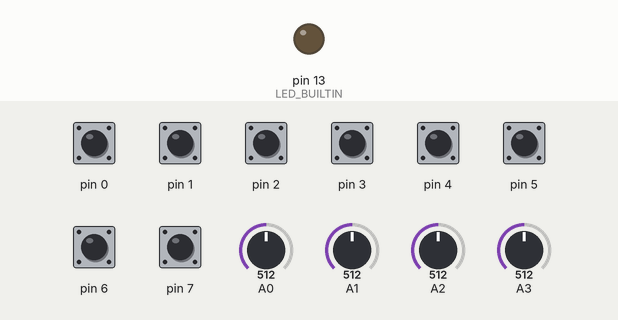
This sketch was run on a simulated Teensy 4. Shown: output pins drawn as LEDs (lit = HIGH). Dashed ring = blinking. The test bench sets the inputs (shaded band); at power-on: pin 0–7 HIGH, A0 = 512, A1 = 512, A2 = 512, A3 = 512 (analog values on the 0–1023 scale).

Above: at 1.2 s.
1.3 s: pin 0 pulled LOW for 0.15 s
At 1.47 s:
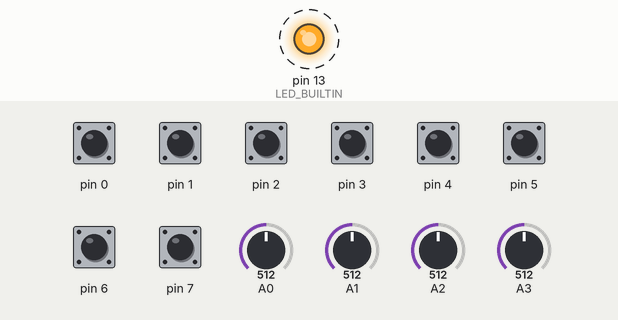
Timing chart, 0 to 4.3 s (numbered marks = the images above; inputs shaded):
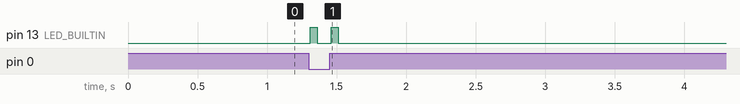

The sketch:

USB_MJOY.ino
```cpp
/* MIDI MJoy
   Joystick to MIDI converter

   You must select MIDI or MIDI+SERIAL from the "Tools > USB Type" menu for this code to compile.

   To change the name of the USB-MIDI device, edit the STR_PRODUCT define
   in the /Applications/Arduino.app/Contents/Java/hardware/teensy/avr/cores/usb_midi/usb_private.h
   file. You may need to clear your computers cache of MIDI devices for the name change to be applied.
*/

#include <Bounce.h>

//#define DEBUG_SERIAL

//The number of push buttons
const int NUM_OF_BUTTONS = 4;

//The number of joystick axes
const int NUM_OF_AXES = 4;

// the MIDI channel number to send messages
const int MIDI_CHAN = 1;

// Create Bounce objects for each button and switch. The Bounce object
// automatically deals with contact chatter or "bounce", and
// it makes detecting changes very simple.
// 5 = 5 ms debounce time which is appropriate for good quality mechanical push buttons.
// If a button is too "sensitive" to rapid touch, you can increase this time.

//button debounce time
const int DEBOUNCE_TIME = 5;

Bounce buttons[NUM_OF_BUTTONS] =
{
  Bounce (0, DEBOUNCE_TIME),
  Bounce (1, DEBOUNCE_TIME),
  Bounce (2, DEBOUNCE_TIME),
  Bounce (3, DEBOUNCE_TIME)
};

//Variable that stores the current builtin led state
int ledLit = 0;
elapsedMillis sinceLedLit;

// Analog values of the joystick axes
const int AXIS_INF_THRESHOLD = 2000;
const int AXIS_CAL_THRESHOLD = 400;
const int AXIS_GRAVITY_DELTA = 48;

struct axis {
  int pin;
  int rawMin;
  int rawMax;
  int ccNum;
  int ccVal;
  bool calibrated;
  elapsedMillis sincePlugged;
};

axis axes[NUM_OF_AXES];

// Variable that stores the currend DEVICE mode
int deviceMode = 1;

// Arrays the store the exact note and CC messages each push button will send.
const int MIDI_NOTE_BASE = 40;
const int MIDI_NOTE_VEL = 127;
const int MIDI_CC_BASE = 1;
const int MIDI_NOTE_NUMS[NUM_OF_BUTTONS] = {40, 41, 42, 43};

void blinkLed()
{
  if (ledLit == 0)
  {
    digitalWrite(LED_BUILTIN, HIGH);
    ledLit = 1;
    sinceLedLit = 0;
  }
}

void resetAxis(int idx)
{
  if ((idx >= 0) && (idx < NUM_OF_AXES))
  {
    axes[idx].pin = A0 + idx;
    axes[idx].rawMin = 4095;
    axes[idx].rawMax = 0;
    axes[idx].ccNum = 0;
    axes[idx].ccVal = 0;
    axes[idx].calibrated = false;
  }
}
//==============================================================================
//==============================================================================
//==============================================================================
//The setup function. Called once when the Teensy is turned on or restarted

void setup()
{
#ifdef DEBUG_SERIAL
  Serial.begin(9600); // USB is always 12 Mbit/sec
#endif

  pinMode(LED_BUILTIN, OUTPUT);

  for (int i = 0; i < 8; i++) {
    pinMode(i, INPUT_PULLUP);
  }

  // set analog resolution and averaging
  analogReadResolution(12);
  analogReadAveraging(10);

  for (int i = 0; i < NUM_OF_AXES; i++) {
    resetAxis(i);
  }
}

//==============================================================================
//==============================================================================
//==============================================================================
//The loop function. Called over-and-over once the setup function has been called.

void loop()
{
  int ccv, ccn, scaledValue;

  if (ledLit)
  {
    if (sinceLedLit > 50) {
      digitalWrite(LED_BUILTIN, LOW);
      ledLit = 0;
    }
  }

  //==============================================================================
  // Set device mode according to the hw switch position

  for (int k = 4; k < 8; k++) {
    if (digitalRead(k) == 0) {
      int swPosition = 8-k;
      if (deviceMode != swPosition) {
        deviceMode = swPosition;
#ifdef DEBUG_SERIAL
        Serial.print("deviceMode=");
        Serial.println(deviceMode, DEC);
#endif
      }
      break;
    }
  }

  //==============================================================================
  // Update all the buttons/switch. There should not be any long
  // delays in loop(), so this runs repetitively at a rate
  // faster than the buttons could be pressed and released.
  for (int i = 0; i < NUM_OF_BUTTONS; i++)
  {
    buttons[i].update();
  }

  //==============================================================================
  // Check the status of each push button

  for (int i = 0; i < NUM_OF_BUTTONS; i++)
  {

    //========================================
    // Check each button for "falling" edge.
    // Falling = high (not pressed - voltage from pullup resistor) to low (pressed - button connects pin to ground)

    if (buttons[i].fallingEdge())
    {
      usbMIDI.sendNoteOn(MIDI_NOTE_BASE + i, MIDI_NOTE_VEL, MIDI_CHAN);
      //
      blinkLed();

#ifdef DEBUG_SERIAL
      Serial.print("button ");
      Serial.print(i, DEC);
      Serial.println(" press");
#endif
    }

    //========================================
    // Check each button for "rising" edge
    // Rising = low (pressed - button connects pin to ground) to high (not pressed - voltage from pullup resistor)

    else if (buttons[i].risingEdge())
    {
      usbMIDI.sendNoteOff(MIDI_NOTE_BASE + i, 0, MIDI_CHAN);
      //
      blinkLed();

#ifdef DEBUG_SERIAL
      Serial.print("button ");
      Serial.print(i, DEC);
      Serial.println(" release");
#endif
    }
  } //for (int i = 0; i < NUM_OF_BUTTONS; i++)

  //==============================================================================
  // Check analog axex

  for (int i = 0; i < NUM_OF_AXES; i++)
  {
    int rawValue = analogRead(axes[i].pin);

    if (rawValue > AXIS_INF_THRESHOLD) {

      if (axes[i].sincePlugged > 500) { // avoid calibration for 0.5 second after plugging
        if (rawValue < axes[i].rawMin) axes[i].rawMin = rawValue;
        if (rawValue > axes[i].rawMax) axes[i].rawMax = rawValue;
      }

      axes[i].calibrated = ((axes[i].rawMax - axes[i].rawMin) > AXIS_CAL_THRESHOLD);

      if (axes[i].calibrated) {

        scaledValue = map(rawValue, axes[i].rawMin, axes[i].rawMax, 0, 1023);

        if (deviceMode == 1) {
          ccn = i+1;
          ccv = map(scaledValue, 0, 1023, 0, 127);
          if (i%2 == 0) ccv = 127 - ccv;
        }

        else

        if (deviceMode == 2) {
          ccn = i+1;
          if ((scaledValue > 512-AXIS_GRAVITY_DELTA) && (scaledValue < 512+AXIS_GRAVITY_DELTA)) {
            ccv = 64;
          }
          else {
            ccv = (scaledValue < 512) ? map(scaledValue, 0, 511-AXIS_GRAVITY_DELTA, 0, 63) : map(scaledValue, 512+AXIS_GRAVITY_DELTA, 1023, 65, 127);
            if (i%2 == 0) ccv = 127 - ccv;
          }
        }

        else

        if (deviceMode == 3) {
          if ( abs(scaledValue-512) <= AXIS_GRAVITY_DELTA ) scaledValue = 512; // center gravity

          if (scaledValue < 512) {
            ccn = 5 + (i*2);
            ccv = max(0, 127 - map(scaledValue, 0, 511-AXIS_GRAVITY_DELTA, 0, 127));
          }
          else {
            ccn = 5 + (i*2) + 1;
            ccv = max(0, map(scaledValue, 512+AXIS_GRAVITY_DELTA, 1023, 0, 127));
          }

          if (axes[i].ccNum != ccn) {
            if (axes[i].ccNum > 0) {
              usbMIDI.sendControlChange(axes[i].ccNum, 0, MIDI_CHAN);
#ifdef DEBUG_SERIAL
              Serial.print("CC="); Serial.print(axes[i].ccNum);
              Serial.print(" value="); Serial.println(0);
#endif
            }
            axes[i].ccVal = -1;
          }
        } // if (deviceMode == 3)

        else {
          // it's better to provide a default mode for unexpected values of deviceMode
          ccn = i+1;
          ccv = map(scaledValue, 0, 1023, 0, 127);
        }

//      ccv = min(ccv, 127);

        if (axes[i].ccVal != ccv) {
          usbMIDI.sendControlChange(ccn, ccv, MIDI_CHAN);
          blinkLed();
#ifdef DEBUG_SERIAL
//        Serial.print("RAW INTERVAL=");
//        Serial.print(axes[i].rawMax - axes[i].rawMin);
          Serial.print("RAW VALUE=");
          Serial.print(rawValue);
          Serial.print(" RAW MIN=");
          Serial.print(axes[i].rawMin);
          Serial.print(" RAW MAX=");
          Serial.print(axes[i].rawMax);
          Serial.print(" SCALED VALUE=");
          Serial.print(scaledValue);
          Serial.print(" CC="); Serial.print(ccn);
          Serial.print(" value="); Serial.println(ccv);
#endif
        }

        axes[i].ccNum = ccn;
        axes[i].ccVal = ccv;

      } // if (axes[i].calibrated)

    } // if (rawValue > AXIS_INF_THRESHOLD)

    else {
      if (axes[i].calibrated) {
        resetAxis(i);
        //
#ifdef DEBUG_SERIAL
        Serial.print("Axis="); Serial.print(i);
        Serial.println(" reset");
#endif
      }
      axes[i].sincePlugged = 0;
    }

  } // for (int i = 0; i < NUM_OF_AXES; i++)

  //==============================================================================
  // MIDI Controllers should discard incoming MIDI messages.
  // http://forum.pjrc.com/threads/24179-Teensy-3-Ableton-Analog-CC-causes-midi-crash
  while (usbMIDI.read())
  {
    // ignoring incoming messages, so don't do anything here.
  }

  // loop delay
#ifdef DEBUG_SERIAL
  delay(10);
#else
  delay(5);
#endif
}
```

Measured:
- after the input at 1.3 s, pin 13 (LED_BUILTIN): alternates HIGH for 0.05 s and LOW for 0.10 s, 4 changes in all, then stays LOW, starting at once
